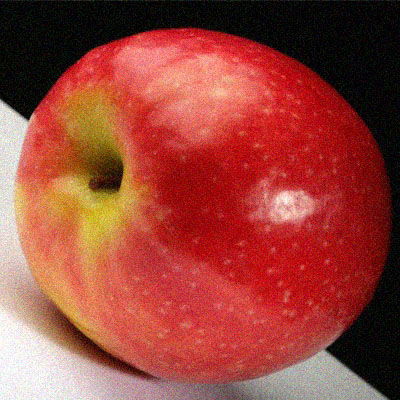
#> input picture Lab_01/Lab_Images/apple_noise.jpg, 400 x 400 px
$ jupyter execute Lab_01.ipynb
#> lines starting #> are read from the running program, lines starting #| are printed output that depends on the picture
[cell 1]
#question1 - Toread and save the image from/in storage device.
import numpy as np
import cv2
img = cv2.imread("Lab_Images/apple_noise.jpg" , -1) #0-gray , -1-color
#> img is the input picture: shape (400, 400, 3); mean B, G, R 58, 68.3, 152.8
cv2.imshow("apple_window", img)
cv2.imwrite("outputimgapple.jpg" , img)
cv2.waitKey(0)
cv2.destroyAllWindows()

[cell 2]
#qestion2 - To access pixel valuesof an imageand modify them.
import numpy as np
import cv2
img = cv2.imread("Lab_Images/apple_noise.jpg" , cv2.IMREAD_GRAYSCALE)
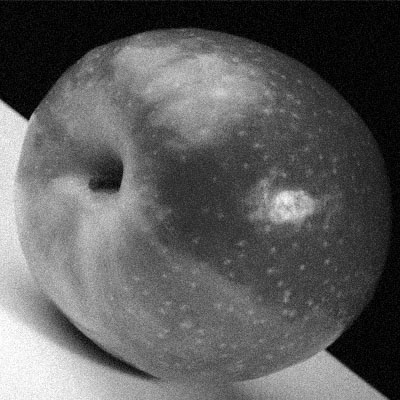
#> img: shape (400, 400); min 0, max 255, mean 92.3
cv2.imshow("apple_window1", img)
print( img.shape )
#| (400, 400)
print(img.size)
#| 160000
print(img.dtype)
#| uint8
cv2.waitKey(0)
cv2.destroyAllWindows()

[cell 3]
#qestion3 - To access image properties.
import numpy as np
import cv2
img = cv2.imread("Lab_Images/apple_noise.jpg" , cv2.IMREAD_GRAYSCALE)
cv2.imshow("apple_window1", img)
print( img.shape )
#| (400, 400)
print(img.size)
#| 160000
print(img.dtype)
#| uint8
cv2.waitKey(0)
cv2.destroyAllWindows()

[cell 4]
#question4 - To split and merge channels
import numpy as np
import cv2
img = cv2.imread("Lab_Images/apple_noise.jpg" , 1)
b , g, r = cv2.split(img)
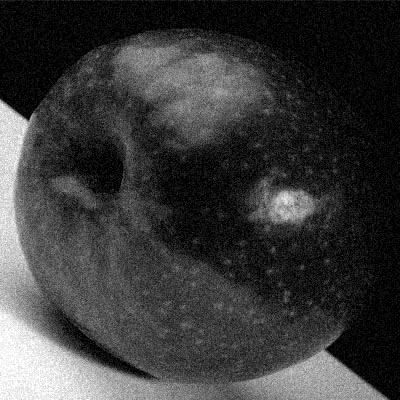
#> b: shape (400, 400); min 0, max 255, mean 58
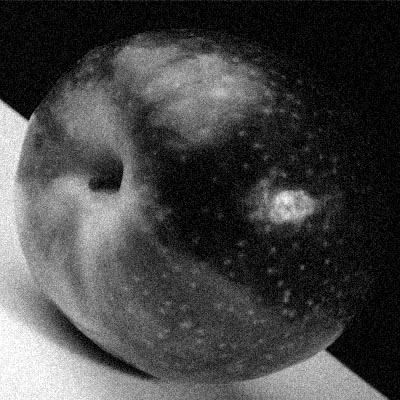
#> g: shape (400, 400); min 0, max 255, mean 68.3
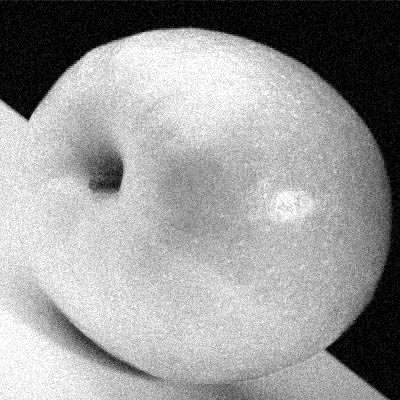
#> r: shape (400, 400); min 0, max 255, mean 152.8
cv2.imshow('IMAGE1' , b)
cv2.waitKey(0)
cv2.imshow('IMAGE2' , g)
cv2.waitKey(0)
cv2.imshow('IMAGE3' , r)
cv2.waitKey(0)

image = cv2.merge((b,g,r))
cv2.imshow('image' , img)
cv2.waitKey(0)
cv2.destroyAllWindows()

[cell 5]
#question5 - To resize/rotate image
import numpy as np
import cv2
img = cv2.imread("Lab_Images/apple_noise.jpg" , 1)
cv2.imshow("apple_window1", img)
cv2.waitKey(0)

#resized image
resized = cv2.resize(img,(100,100))
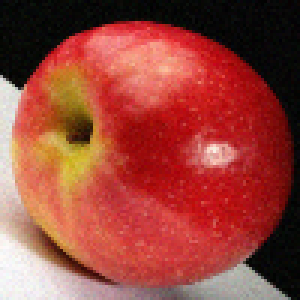
#> resized: shape (100, 100, 3) (shown 3 times larger); mean B, G, R 58, 68.3, 152.8
cv2.imshow("resized" , resized)
cv2.waitKey(0)

#flipped
flipped = cv2.flip(img,1)
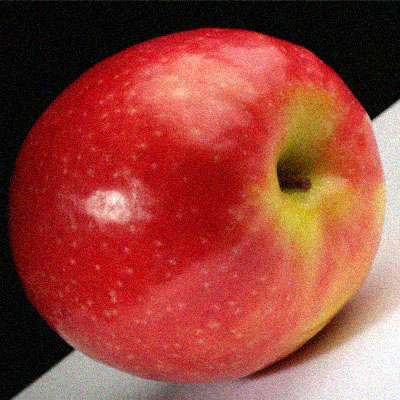
#> flipped: shape (400, 400, 3); mean B, G, R 58, 68.3, 152.8
cv2.imshow("flip" , flipped)
cv2.waitKey(0)

#rotate
h , w = img.shape[:2]
#> h = 400; w = 400
center = (w // 2,h //2)
#> center = (200, 200)
m = cv2.getRotationMatrix2D(center , 60 , 1.0)
rotate = cv2.warpAffine(img , m, (w,h))
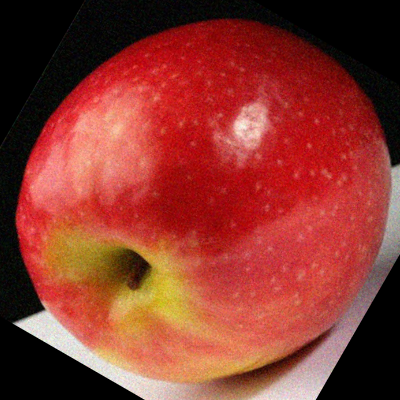
#> rotate: shape (400, 400, 3); mean B, G, R 45.7, 55.6, 139.7
cv2.imshow("rotate" ,rotate )
cv2.waitKey(0)
cv2.destroyAllWindows()

[cell 6]
#question6 - To drawcircle/rectangle/lines.
import numpy as np
import cv2
import matplotlib.pyplot as plt
img = np.zeros((500, 500, 3), dtype="uint8")
cv2.circle(img,(447,63), 63, (0,0,255), -1)
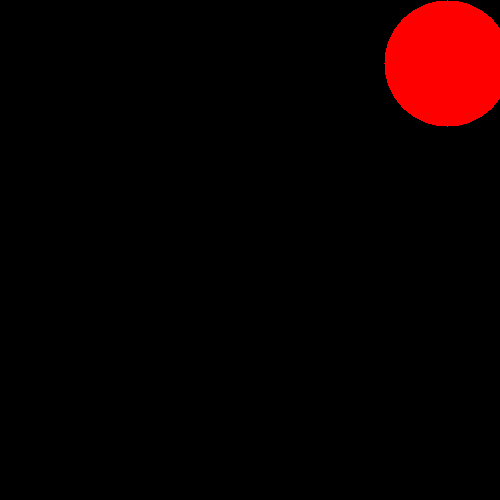
#> img: shape (500, 500, 3); mean B, G, R 0, 0, 12.2
cv2.imshow("rotate" ,img )
cv2.waitKey(0)

cv2.destroyAllWindows()

[cell 7]
#question7 - to write text on image.
import numpy as np
import cv2
import matplotlib.pyplot as plt
img = cv2.imread("Lab_Images/apple_noise.jpg" , 1)
#font
font = cv2.FONT_HERSHEY_SIMPLEX
#org
org = (50,50)

fontScale = 1
color = (255,0,0)
thickness = 2

image = cv2.putText(img , 'Bawwa' , org , font , fontScale , color , thickness , cv2.LINE_AA)
cv2.imshow("textonimg",img)
cv2.waitKey(0)

cv2.destroyAllWindows()

$ run again, with Lab_01/Lab_Images/1.jpg copied over Lab_01/Lab_Images/apple_noise.jpg
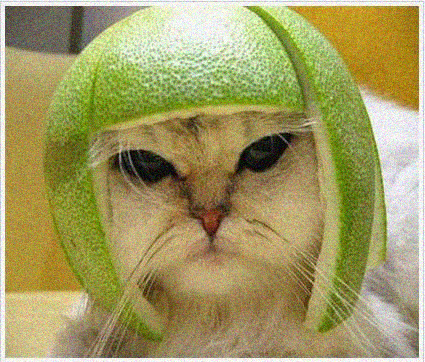
#> input picture Lab_01/Lab_Images/1.jpg, 425 x 362 px
#> img is the input picture: shape (362, 425, 3); mean B, G, R 98.3, 154.2, 161.9
#| (362, 425)
#| 153850
#| uint8
#| (362, 425)
#| 153850
#| uint8
#> `flipped = cv2.flip(img,1)`:
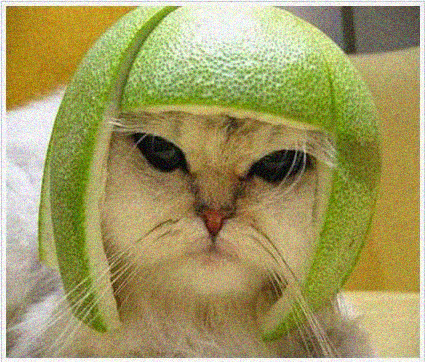
#> flipped: shape (362, 425, 3); mean B, G, R 98.3, 154.2, 161.9
#> `rotate = cv2.warpAffine(img , m, (w,h))`:
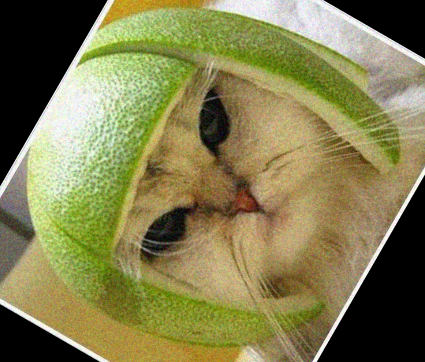
#> rotate: shape (362, 425, 3); mean B, G, R 78.9, 125.9, 130.4
